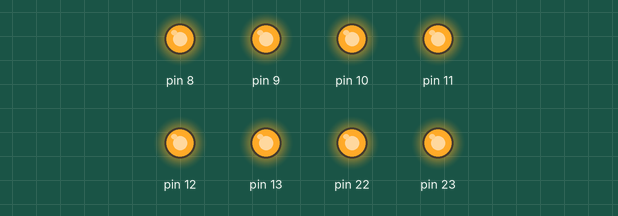
A sketch run on a simulated Arduino Uno, built with avr-gcc and run on an emulated ATmega328P. Shown: output pins drawn as LEDs (lit = HIGH).

Above: at 0.09 s.
At 2.53 s:
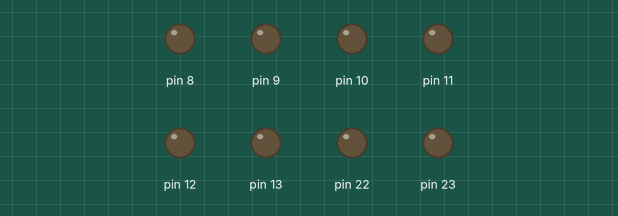
Timing chart, 0 to 3.0 s (numbered marks = the images above):
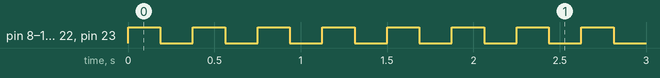

Measured:
- by itself, pin 8–13, pin 22, pin 23: alternates HIGH for 0.19 s and LOW for 0.19 s

The sketch:

Arduino_Modified_Main_code.ino
```cpp
int main(){
  DDRB = 0xff;
  while(true){
    PINB = 0xff;
    for(long i = 0; i<500000; ++i){
      asm("");
    }
  }
}
```
